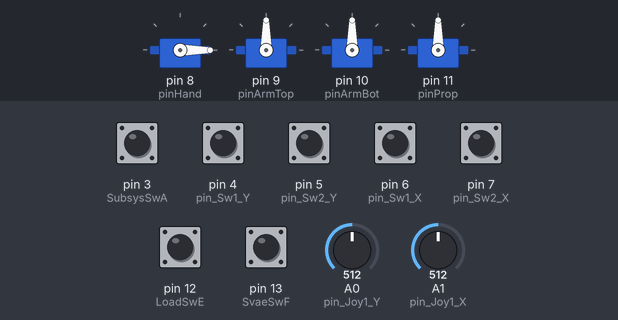
The sketch below on a simulated Arduino Uno, built with avr-gcc and run on an emulated ATmega328P. On the bench: 4 × servo. The inputs (shaded band) are chosen by the test bench; at power-on: pin 3 (SubsysSwA), pin 4 (pin_Sw1_Y), pin 5 (pin_Sw2_Y), pin 6 (pin_Sw1_X), pin 7 (pin_Sw2_X), pin 12 (LoadSwE), pin 13 (SvaeSwF) HIGH, A0 (pin_Joy1_Y) = 512, A1 (pin_Joy1_X) = 512.

Above: at 1.3 s.
1.4 s: A0 (pin_Joy1_Y) set to 86
2.9 s: A0 (pin_Joy1_Y) set to 72
At 3.36 s:
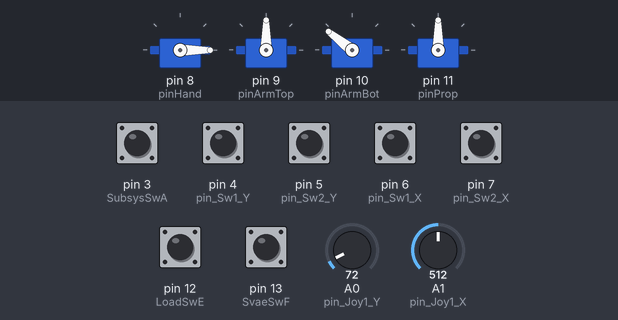
At 4.3 s:
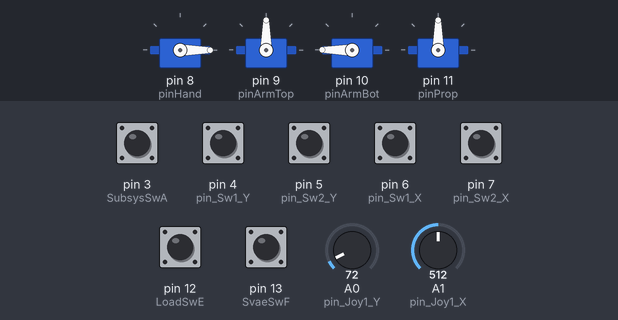
5.1 s: pin 3 (SubsysSwA) pulled LOW for 0.15 s
At 7.9 s:
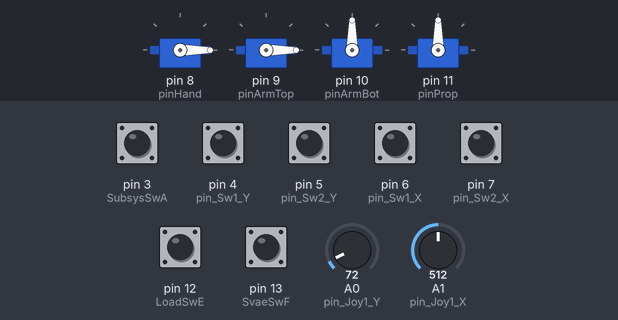
8.2 s: pin 3 (SubsysSwA) pulled LOW for 1 s
11.3 s: pin 3 (SubsysSwA) pulled LOW for 0.15 s
13.4 s: pin 12 (LoadSwE) pulled LOW for 0.15 s
At 16.4 s:
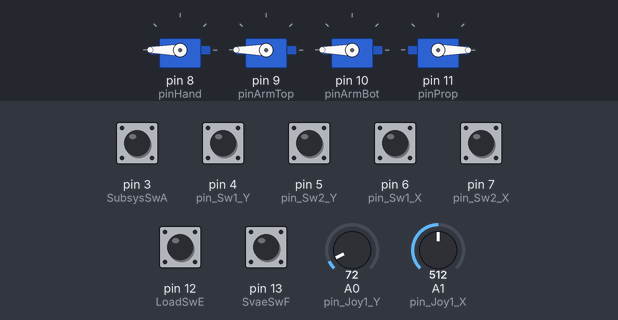
Timing chart, 0 to 17.5 s (numbered marks = the images above; inputs shaded):
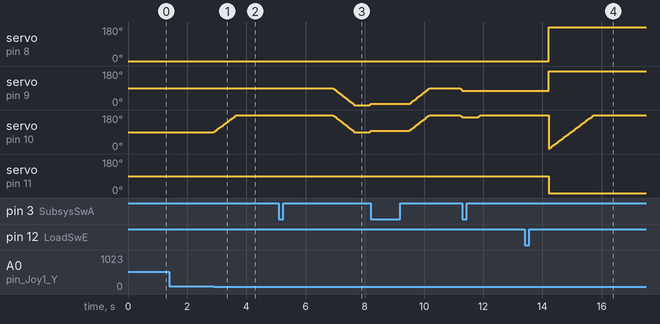

Measured:
- the behaviour switches between 80 and 79 on A0 (pin_Joy1_Y) (found by bisection; images 0 and 1)
- after the input at 1.4 s, every drawn part: stays the same
- after the input at 2.9 s, servo on pin 10 (pinArmBot): moves from 90° to 180° over 0.76 s, starting at once
- after the input at 13.4 s, servo on pin 8 (pinHand): 0° → 180° after 0.81 s; servo on pin 9 (pinArmTop): 76° → 180° after 0.81 s; servo on pin 11 (pinProp): 90° → 0° after 0.81 s
- by itself, servo on pin 9 (pinArmTop): rises from 4° to 89° in 2.0 s, then falls to 79° in 1.1 s

The sketch:

Arm_kit_v1.31.ino
```cpp
/*************************************************************
* Robot Arm 제어 프로그램
* 수정 : 2017. 08. 31
* 제작 : eleparts 부설연구소
* SW ver. 1.31
* Servo 모터 4개 + 조이스틱(analog data) + SW 4개 제어 + 보조기능 평행이동 / 기억-실행
**************************************************************/
#include <Servo.h>


/* MG90 모터의 동작 각도 (0~180도)*/
#define MAX_ANGLE 180        // SG90 모터 제어 최대 각도 (-6도)
#define MID_ANGLE 90         // SG90 모터 각도 중간값
#define MIN_ANGLE 0          // SG90 모터 제어 최소 각도 (+6도)

#define MIN_STICK 80         // 조이스틱 analog신호 인식 범위 조정(민감도 설정 - 중간값 : 500~520 )
#define MAX_STICK 943

/* servo 모터별 동작 주파수(Duty Cucle) 관련링크 : http://blog.naver.com/elepartsblog/221061007108 */
#define MIN_MG90 680         // MAX 1000
#define MAX_MG90 2300        // MIN 2000
#define MIN_MG995 540
#define MAX_MG995 2440
/* Hand Servo 모터 각도 조정 */
#define MIN_HAND 800          // 650~1000 사이 숫자로 프로그램을 업로드했을때 손 모터에서 잡음이 나지 않고 딱 물리도록 설정해 줍니다.
#define MAX_HAND 2100

#define TRUE 1               // 기본 명칭 정의
#define FALSE 0
#define FRONT 1
#define BACK 0

/* 보조기능 2 정의 */
#define SAVE_DATA_MAX_NUMBER 30     // 보조기능 기억-실행 최대 저장횟수
#define FLAG_SAVE 1
#define FLAG_LOAD 0


const int pin_Joy1_X = 1;    // 1번 조이스틱 X축 analog pin 번호
const int pin_Joy1_Y = 0;    // 1번 조이스틱 Y축 analog pin 번호
const int pin_Sw1_X  = 6;    // Sw A pin 번호
const int pin_Sw1_Y  = 4;    // Sw C pin 번호
const int pin_Sw2_X  = 7;    // Sw D pin 번호
const int pin_Sw2_Y  = 5;    // Sw B pin 번호

const int pinHand   = 8;     //  손 모터 pin 번호
const int pinArmTop = 9;     //  팔 - 상단 모터 pin 번호
const int pinArmBot = 10;    //  팔 - 하단 모터 pin 번호
const int pinProp   = 11;    //  받침 모터 pin 번호

const int SubsysSwA = 3;     // 보조 옵션(평행이동)기능 스위치 K pin 번호
const int SvaeSwF = 13;       // F 스위치 pin 번호
const int LoadSwE = 12;      // E 스위치 pin 번호

Servo Hand;
Servo ArmTop;
Servo ArmBot;
Servo Prop;

int anValue_x1, anValue_y1;                             // 조이스틱 analog 데이터 저장용 변수
int swValue_1x, swValue_1y, swValue_2x, swValue_2y;     // SW 데이터 저장용 변수
int swSubA = 1, swSave = 1, swLoad = 1;

/* 각도 저장용 변수 : 90도로 초기설정 // Hand 부분만 0도(닫힌상태) */
int angleHand = MIN_ANGLE;
int angleArmTop = MID_ANGLE;
int angleArmBot = MID_ANGLE;
int angleProp = MID_ANGLE;


/* 사용자 함수 정의 - 아두이노 스케치에서는 크게 필요없지만 컴파일러에 따라서 위에 함수원형 선언이 필요하기도 함 */
void readPin();
int valueRange(int stickValue, int angle);
int swValueRange(int xSwValue, int ySwValue, int angle);
void angle();


/* 최초 부팅시 1회 실행되는 아두이노 스케치용 함수 */
void setup() {
  /* 각 핀번호 입력*/
  Hand.attach(pinHand, MIN_HAND, MAX_HAND );                       // 서보모터
  ArmTop.attach(pinArmTop, MIN_MG995, MAX_MG995);
  ArmBot.attach(pinArmBot, MIN_MG995, MAX_MG995);
  Prop.attach(pinProp, MIN_MG90, MAX_MG90);

  pinMode(pin_Sw1_X, INPUT_PULLUP);            // 스위치(SW) 핀 입력으로 설정
  pinMode(pin_Sw1_Y, INPUT_PULLUP);
  pinMode(pin_Sw2_X, INPUT_PULLUP);
  pinMode(pin_Sw2_Y, INPUT_PULLUP);

  pinMode(SubsysSwA, INPUT_PULLUP);

  pinMode(SvaeSwF, INPUT_PULLUP);
  pinMode(LoadSwE, INPUT_PULLUP);


  /* 초기 설정 : 90도로 모터 제어 */
  Hand.write(angleHand);
  ArmTop.write(angleArmTop);
  ArmBot.write(angleArmBot);
  Prop.write(angleProp);

  delay(100);
}


/* 반복 실행되는 아두이노 스케치용 함수 */
void loop() {

  readPin();                      // 조이스틱의 및 스위치의 상태 값을 읽어오는 함수                  (입력)

  if(swSubA == FALSE){              // 보조기능 동작유무를 먼저 확인해줌
    parallelMovement();
    delay(500);
  }else if((swSave == FALSE) || (swLoad == FALSE)){
    saveLoadMovement();
    delay(500);
  }

  angle();                         // 모터 제어 함수 - 입력받은 값을 이용해 각도를 연산해주는 함수    (연산)

  /* 수정된 각도를 이용해 모터를 움직여 줌 */ //                                                    (출력/제어)
  Hand.write(angleHand);
  ArmTop.write(angleArmTop);
  ArmBot.write(angleArmBot);
  Prop.write(angleProp);

  delay(8);                         // 딜레이 ms 초 (동작 반응/지연속도)
}


/*********************** 기본 기능 함수 ***********************/

/* 조이스틱 및 스위치의 상태를 받아오는 함수 ( 조이스틱 analog 값 : 0~1023을 저장함 ) */
void readPin()
{
  anValue_x1 = analogRead(pin_Joy1_X);                           // 조이스틱 (아날로그) Read
  anValue_y1 = analogRead(pin_Joy1_Y);

  swValue_1x = digitalRead(pin_Sw1_X);                         // 스위치 (디지털) Read
  swValue_1y = digitalRead(pin_Sw1_Y);
  swValue_2x = digitalRead(pin_Sw2_X);
  swValue_2y = digitalRead(pin_Sw2_Y);

  swSubA = digitalRead(SubsysSwA);
  swSave = digitalRead(SvaeSwF);
  swLoad = digitalRead(LoadSwE);
}

/* 조이스틱으로 모터의 각도를 조정하는 함수 */
int valueRange(int stickValue, int angle)
{
  if(stickValue < MIN_STICK && angle < MAX_ANGLE){            // 조이스틱 신호가 X방향 입력됨 && 현재 각도가 MAX보다 적을때
    angle = angle + 1;                                        // -> 각도를 올려줌
  }else if(stickValue > MAX_STICK && angle > MIN_ANGLE){      // 조이스틱 신호가 Y방향 입력됨 && 현재 각도가 MIN보다 클때
    angle = angle - 1;                                        // -> 각도를 내려줌
  }
  return angle;
}

/* 스위치 두개로 모터의 각도를 조정하는 함수 */
int swValueRange(int xSwValue, int ySwValue, int angle)
{
  if(xSwValue == FALSE && ySwValue == TRUE && angle < MAX_ANGLE){                 // 스위치 X가 입력됨 &&  현재 각도가 MAX보다 적을때
    angle = angle + 1;                                        // -> 각도를 올려줌
  }else if(ySwValue == FALSE && xSwValue == TRUE && angle > MIN_ANGLE){           // 스위치 Y가 입력됨 &&  현재 각도가 MIN보다 클때
    angle = angle - 1;                                        // -> 각도를 내려줌
  }
  return angle;
}


/* 모터의 각도값을 연산하는 함수들을 호출해주는 함수 */
void angle()
{
  angleProp = valueRange(anValue_x1, angleProp);
  angleArmBot = valueRange(anValue_y1, angleArmBot);
  angleArmTop = swValueRange(swValue_1y, swValue_1x, angleArmTop);
  angleHand = swValueRange(swValue_2y, swValue_2x, angleHand);
}


/***************************************** 보조기능 - 평행이동 함수 *****************************************/

// const int SubsysSwA = 3;     // 보조 옵션(평행이동)기능 스위치 K pin 번호

/* 자동 제어중에 중지 SW 입력을 받기 위해 SW 입력 기능이 추가된 delay문 */
int delay_SwCheck(int time)
{
  for(int i = 0; i<time ; i++)
  {
    if(!digitalRead(SubsysSwA)){                     // delay중에 bs SW가 입력되면 동작을 정지한 뒤
       return 1;                                     // 1 을 반환한다. - 호출시 1을 반환받으면 해당 함수를 종료하도록 구현함
    }
    delay(1);
  }
  return 0;
}

/* 평행이동 제어함수 */
void moveAngle(int moveAngleValue, int direction)
{
  int i;

  for(i=0; i< moveAngleValue; i++){
    if(direction == FRONT)
    {
      angleArmTop--;              // 전진
      angleArmBot--;
    }else{
      angleArmTop++;              // 후진
      angleArmBot++;
    }
    ArmTop.write(angleArmTop);
    ArmBot.write(angleArmBot);

    if(delay_SwCheck(8)){         // 지연
      break;
    }
  }
}

/* -------- 평행이동의 방향이 이상할경우 위 코드를 아래와 같이 수정 (++ / -- 부분)

    if(direction == FRONT)
    {
      angleArmTop++;              // 전진
      angleArmBot--;
    }else{
      angleArmTop--;              // 후진
      angleArmBot++;
    }
*/


/* 평행이동 범위(각도) 계산 함수 */
int MoveRange(int rtol)
{
  int TopAngle, botAngle, moveAngle;

  if(rtol)
  {
    TopAngle = abs(MAX_ANGLE - angleArmTop);                   // abs : 절대값 함수 (음수 제거)
    botAngle = abs(MAX_ANGLE - angleArmBot);

  }else{
    TopAngle = abs(MIN_ANGLE - angleArmTop);
    botAngle = abs(MIN_ANGLE - angleArmBot);
  }

  moveAngle = (TopAngle > botAngle) ? botAngle : TopAngle ;    // 3항 연산자 - 두 모터의 이동가능한 각도중에서 적은쪽을 반환

  return moveAngle;
}

/* -------- 평행이동의 방향이 이상할경우 위 코드를 아래와 같이 수정 (MIN_ANGLE / MAX_ANGLE 부분)

  if(rtol)
  {
    TopAngle = abs(MIN_ANGLE - angleArmTop);                   // abs : 절대값 함수 (음수 제거)
    botAngle = abs(MAX_ANGLE - angleArmBot);

  }else{
    TopAngle = abs(MAX_ANGLE - angleArmTop);
    botAngle = abs(MIN_ANGLE - angleArmBot);
  }
*/


/* 평행이동 함수 */
void parallelMovement(){

  int FrontMoveAngle, backMoveAngle, moveAngleValue, i;

  delay(800);

  backMoveAngle  = MoveRange(TRUE);                    // 뒤로 이동 가능한 각도
  FrontMoveAngle = MoveRange(FALSE);                   // 앞으로 이동 가능한 각도

  moveAngleValue = FrontMoveAngle + backMoveAngle;     // 앞 + 뒤로 이동가능한 각도

  moveAngle(backMoveAngle, BACK);                      // 초기 이동 - 두개 모터의 최대 허용 각도까지 뒤로 이동
  if(delay_SwCheck(1000)){
    return;
  }

  while(1){

    moveAngle(moveAngleValue, FRONT);                   // 앞으로
    if(delay_SwCheck(500)){
      return;
    }

    moveAngle(moveAngleValue, BACK);                    // 뒤로
    if(delay_SwCheck(1000)){
      return;
    }
  }
}


/***************************************** 보조기능 - 기억-실행 함수 *****************************************/


// const int SvaeSwF = 13;     // F 스위치 pin 번호
// const int LoadSwE = 12;    // E 스위치 pin 번호


int angleDataBae[SAVE_DATA_MAX_NUMBER][4] = {0,};

int DataSave(int saveCnt){

  if(saveCnt < SAVE_DATA_MAX_NUMBER ){

    angleDataBae[saveCnt][0] = angleHand;
    angleDataBae[saveCnt][1] = angleArmTop;
    angleDataBae[saveCnt][2] = angleArmBot;
    angleDataBae[saveCnt][3] = angleProp;

    saveCnt++;
  }

  return saveCnt;
}

void loadMovement(int moveDataCnt){

  int moveCnt;

  for(moveCnt = 0; moveCnt < moveDataCnt; moveCnt++)
  {
    Hand.write(angleDataBae[moveCnt][0]);
    ArmTop.write(angleDataBae[moveCnt][1]);
    ArmBot.write(angleDataBae[moveCnt][2]);
    Prop.write(angleDataBae[moveCnt][3]);

    delay(1500);
  }

  angleHand = angleDataBae[moveCnt-1][0];
  angleArmTop = angleDataBae[moveCnt-1][1];
  angleArmBot = angleDataBae[moveCnt-1][2];
  angleProp = angleDataBae[moveCnt-1][3];

}

void saveLoadMovement(){

  static int saveCnt = 0;
  static int flag_SL = FLAG_LOAD;

  if(swSave == FALSE){
    if(flag_SL == FLAG_LOAD){
      flag_SL = FLAG_SAVE;
      saveCnt = 0;
    }
    saveCnt = DataSave(saveCnt);

  }else if(swLoad == FALSE){
    if(flag_SL == FLAG_SAVE){

      flag_SL = FLAG_LOAD;
    }
    loadMovement(saveCnt);
  }
  delay(300);
}
```
